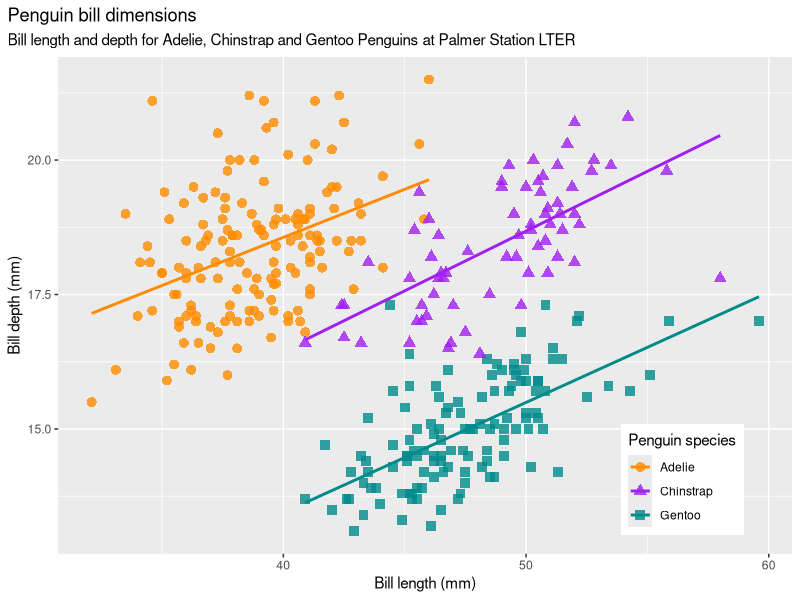
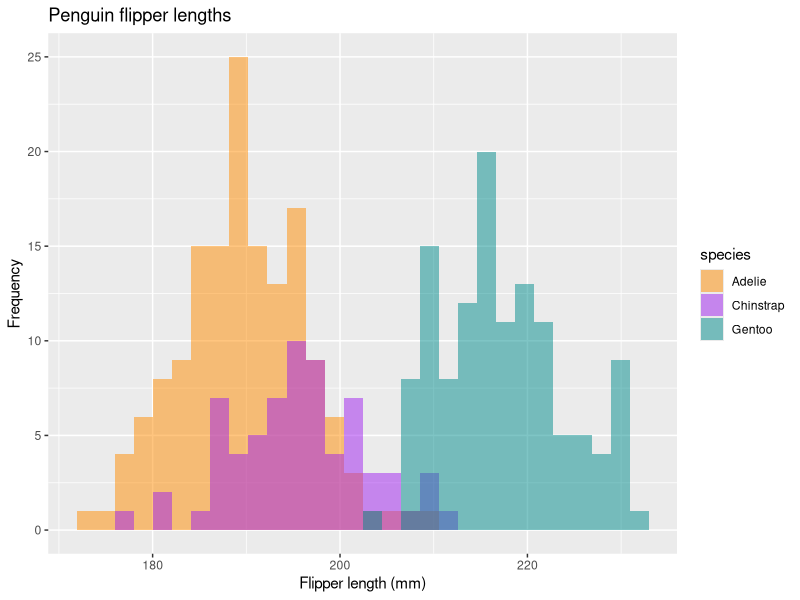
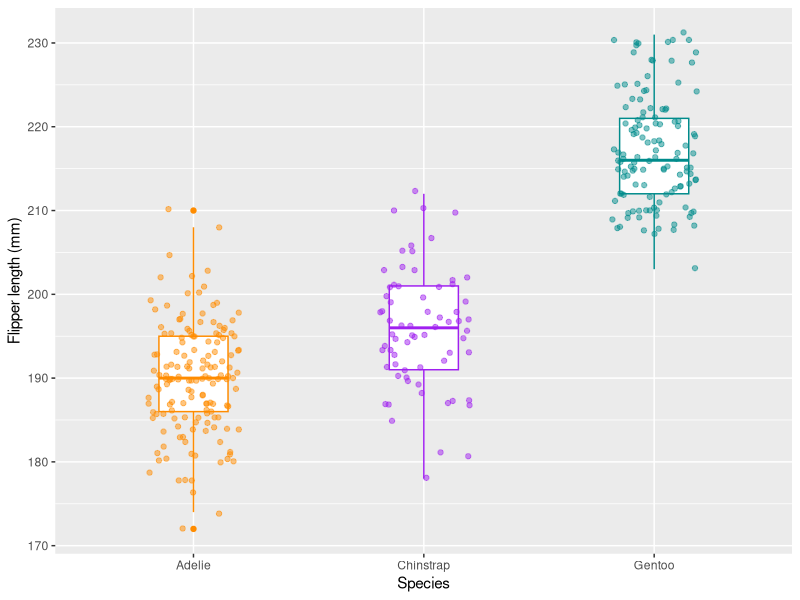
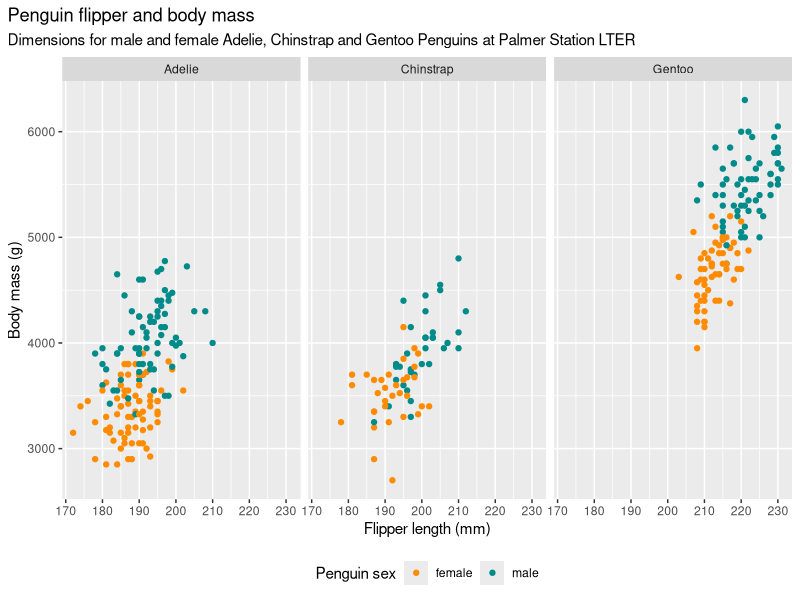

The R source for these figures, in order:
## ---- chunk 1
library(palmerpenguins)
library(tidyverse)
data("penguins",package="palmerpenguins")
## ---- chunk 2

bill_len_dep <- ggplot(data = penguins,
                         aes(x = bill_length_mm,
                             y = bill_depth_mm,
                             group = species)) +
  geom_point(aes(color = species, 
                 shape = species),
             size = 3,
             alpha = 0.8) +
  geom_smooth(method = "lm", se = FALSE, aes(color = species)) +
  scale_color_manual(values = c("darkorange","purple","cyan4")) +
  labs(title = "Penguin bill dimensions",
       subtitle = "Bill length and depth for Adelie, Chinstrap and Gentoo Penguins at Palmer Station LTER",
       x = "Bill length (mm)",
       y = "Bill depth (mm)",
       color = "Penguin species",
       shape = "Penguin species") +
  theme(legend.position = c(0.85, 0.15),
        plot.title.position = "plot",
        plot.caption = element_text(hjust = 0, face= "italic"),
        plot.caption.position = "plot")

bill_len_dep
## ---- chunk 3

flipper_hist <- ggplot(data = penguins, aes(x = flipper_length_mm)) +
  geom_histogram(aes(fill = species), 
                 alpha = 0.5, 
                 position = "identity") +
  scale_fill_manual(values = c("darkorange","purple","cyan4")) +
  labs(x = "Flipper length (mm)",
       y = "Frequency",
       title = "Penguin flipper lengths")

flipper_hist
## ---- chunk 4
flipper_box <- ggplot(data = penguins, aes(x = species, y = flipper_length_mm)) +
  geom_boxplot(aes(color = species), width = 0.3, show.legend = FALSE) +
  geom_jitter(aes(color = species), alpha = 0.5, show.legend = FALSE, position = position_jitter(width = 0.2, seed = 0)) +
  scale_color_manual(values = c("darkorange","purple","cyan4")) +
  labs(x = "Species",
       y = "Flipper length (mm)")

flipper_box
## ---- chunk 5

ggplot(penguins, aes(x = flipper_length_mm,
                            y = body_mass_g)) +
  geom_point(aes(color = sex)) +
  scale_color_manual(values = c("darkorange","cyan4"), na.translate = FALSE) +
  labs(title = "Penguin flipper and body mass",
       subtitle = "Dimensions for male and female Adelie, Chinstrap and Gentoo Penguins at Palmer Station LTER",
       x = "Flipper length (mm)",
       y = "Body mass (g)",
       color = "Penguin sex") +
  theme(legend.position = "bottom",
        plot.title.position = "plot",
        plot.caption = element_text(hjust = 0, face= "italic"),
        plot.caption.position = "plot") +
  facet_wrap(~species)
